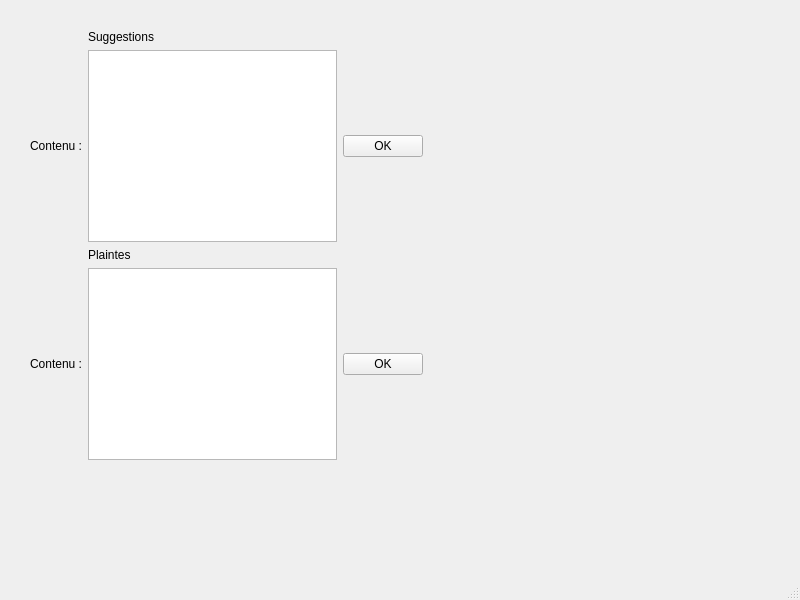
<?xml version="1.0" encoding="UTF-8"?>
<ui version="4.0">
 <class>MainWindow</class>
 <widget class="QMainWindow" name="MainWindow">
  <property name="geometry">
   <rect>
    <x>0</x>
    <y>0</y>
    <width>800</width>
    <height>600</height>
   </rect>
  </property>
  <property name="windowTitle">
   <string>MainWindow</string>
  </property>
  <widget class="QWidget" name="centralwidget">
   <widget class="QWidget" name="">
    <property name="geometry">
     <rect>
      <x>30</x>
      <y>30</y>
      <width>393</width>
      <height>430</height>
     </rect>
    </property>
    <layout class="QGridLayout" name="gridLayout">
     <item row="0" column="1">
      <widget class="QLabel" name="label">
       <property name="text">
        <string>Suggestions</string>
       </property>
      </widget>
     </item>
     <item row="1" column="0">
      <widget class="QLabel" name="label_3">
       <property name="text">
        <string>Contenu :</string>
       </property>
      </widget>
     </item>
     <item row="1" column="1">
      <widget class="QTextEdit" name="suggestionTextEdit"/>
     </item>
     <item row="1" column="2">
      <widget class="QPushButton" name="suggestionButton">
       <property name="text">
        <string>OK</string>
       </property>
      </widget>
     </item>
     <item row="2" column="1">
      <widget class="QLabel" name="label_2">
       <property name="text">
        <string>Plaintes</string>
       </property>
      </widget>
     </item>
     <item row="3" column="0">
      <widget class="QLabel" name="label_4">
       <property name="text">
        <string>Contenu :</string>
       </property>
      </widget>
     </item>
     <item row="3" column="1">
      <widget class="QTextEdit" name="complaintTextEdit"/>
     </item>
     <item row="3" column="2">
      <widget class="QPushButton" name="complaintButton">
       <property name="text">
        <string>OK</string>
       </property>
      </widget>
     </item>
    </layout>
   </widget>
  </widget>
  <widget class="QMenuBar" name="menubar">
   <property name="geometry">
    <rect>
     <x>0</x>
     <y>0</y>
     <width>800</width>
     <height>21</height>
    </rect>
   </property>
  </widget>
  <widget class="QStatusBar" name="statusbar"/>
 </widget>
 <resources/>
 <connections/>
</ui>
